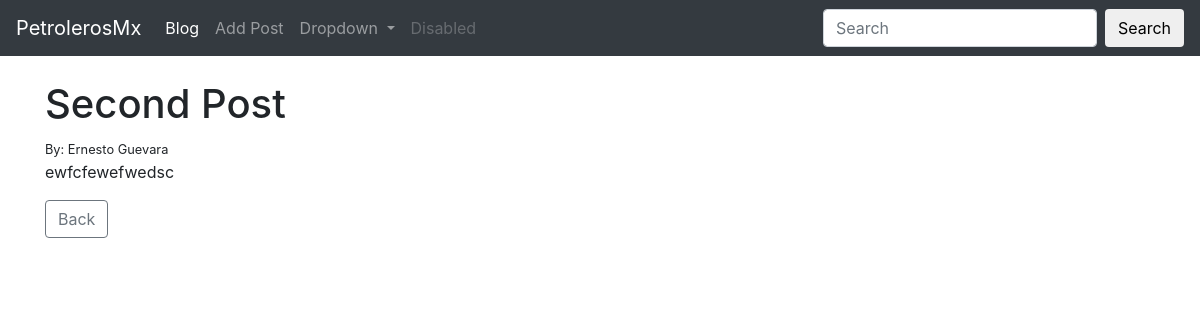
The app's page /article/2 with its own data.
### theblog/models.py (models this page shows, shortened)
class Post(models.Model):
    title = models.CharField(max_length=255)
    title_tag = models.CharField(max_length=100, default='Este es un post')
    author = models.ForeignKey(User, on_delete=models.CASCADE)
    body = models.TextField()

### theblog/views.py (the view)
# urls.py: path('article/<int:pk>', ArticleDetailView.as_view(), name='article-detail'),
class ArticleDetailView(DetailView):
    model = Post
    template_name = 'article_details.html'

### theblog/templates/article_details.html (shortened to what this page needs)
<!DOCTYPE html>
<html lang="en">
<head>
</head>
<body>
    {% extends 'base.html' %}
    {% block content%}
    <h1>{{ post.title }}</h1>
    <small>By: {{ post.author.first_name}} {{ post.author.last_name}}</small>
    <br>
    <p>{{ post.body }}</p>
    <a href="{% url 'index' %}">
        <button type="button" class="btn btn-outline-secondary">Back</button>
    </a>
    {% endblock %}

### records on screen
Post: title "Second Post", author.first_name "Ernesto", author.last_name "Guevara", body "ewfcfewefwedsc"
